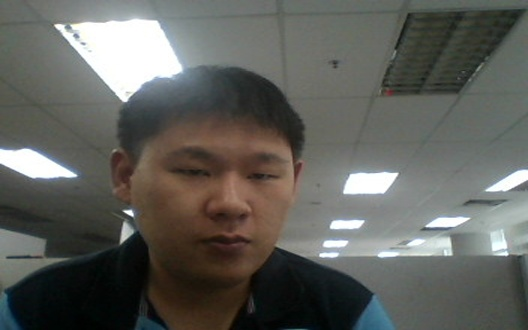
#> input picture src/data_base/alan (3rd copy)/img1.jpg, 528 x 330 px
$ python -i face_recognition.py   (imports and definitions only)
#> lines starting #> are read from the running program, lines starting #| are printed output that depends on the picture; after the words box and inside, x2 and y2 are one past the last pixel; in counts of white or black regions, pixels touching at a corner belong together
### src/camera_Class.py
import cv2


class FaceDetector(object):
	def __init__(self, xml_path):
		self.classifier = cv2.CascadeClassifier(xml_path)

	def detect(self, image, biggest_only=True):
		scale_factor = 1.1
		min_neighbors = 5
		min_size = (30,30)
		biggest_only = True
		flags = cv2.CASCADE_FIND_BIGGEST_OBJECT | cv2.CASCADE_DO_ROUGH_SEARCH if biggest_only else cv2.CASCADE_SCALE_IMAGE

		faces_coord = self.classifier.detectMultiScale(image,scaleFactor = scale_factor,minNeighbors = min_neighbors,minSize = min_size,flags = flags)
		return faces_coord

class VideoCamera(object):
	def __init__(self, index=0):
		self.video = cv2.VideoCapture(index)
		self.index = index
		print self.video.isOpened()

	def __del__(self):
		self.video.release()
		print "Camera closed"

	def get_frame(self, in_grayscale=False):
		_, frame = self.video.read()
		if in_grayscale:
			frame = cv2.cvtColor(frame,cv2.COLOR_BGR2GRAY)
		return frame

### src/face_recognition.py
#!/usr/bin/env python
import rospy
import cv2
import os
import numpy as np
import math
import ConfigParser
from create_csv import create_csv_func
from camera_Class import VideoCamera, FaceDetector

config_file = "/camera.cfg"
# [1 line not run here, left out]


# [29 lines of commented-out code are left out]

# [50 lines left out: functions read_Path, read_Size, draw_circle, not called in this run]

def cut_faces(image, faces_coord):
	faces = []
	for (x,y,w,h) in faces_coord:
		w_rm = int(0.2 * w/2)
		faces.append(image[y:y+h,x+w_rm:x+w-w_rm])
	return faces

def normalize_intensity(images):
	images_norm = []
	for image in images:
		is_color = len(image.shape) == 3
		if is_color:
			image = cv2.cvtColor(image,cv2.COLOR_BGR2GRAY)
		images_norm.append(cv2.equalizeHist(image))
		# cv2.imshow("image",image)
		# cv2.imshow("image_norm",images_norm[0])
		# cv2.waitKey(0)
	return images_norm

def resize(images, size=(200,200)):
	images_norm = []
	for image in images:
		if image.shape < size:
			image_norm = cv2.resize(image,size,interpolation=cv2.INTER_AREA)
		else:
			image_norm = cv2.resize(image,size,interpolation = cv2.INTER_CUBIC)
		images_norm.append(image_norm)
	return images_norm

def normalize_faces(frame, faces_coord):
	faces = cut_faces(frame, faces_coord)
	faces = normalize_intensity(faces)
	faces = resize(faces)
	return faces

def draw_rectangle(image,coords):
	for (x,y,w,h) in coords:
		w_rm = int(0.2*w/2)
		cv2.rectangle(image,(x+w_rm,y),(x+w-w_rm,y+h),(123,32,100),5)


# [16 lines left out: function collect_dataset, not called in this run]

def Capture(camera_path, imgNumbering = 20):
#> called with camera_path = 'data_base/alan (3rd copy)/img1.jpg', imgNumbering = 20
	webcam = VideoCamera(camera_path)
	detector = FaceDetector('haarcascade_frontalface_default.xml')

	folder = "images"
	path = os.path.dirname(os.path.dirname(os.path.abspath(__file__))) + "/" + folder
	subfolder = raw_input('Person: ').lower()
#> the answer given: data_base/alan (3rd copy)
	cv2.namedWindow("Capturing Images", cv2.WINDOW_AUTOSIZE)
	if not os.path.exists(path + '/' + subfolder):
		if os.path.exists(path):
			pass
		else:
			os.mkdir(path)
		os.mkdir(path +'/' + subfolder)

	new_path = path + '/' + subfolder

	count = len(os.listdir(new_path))

	counter = count + 1
	imgNumbering = count + imgNumbering
	timer = 0
	while counter < imgNumbering:
		frame = webcam.get_frame()
#> in get_frame, frame is the input picture: shape (330, 528, 3); mean B, G, R 91.5, 96.3, 95.7
		faces_coord = detector.detect(frame)
#> in detect, `faces_coord = self.classifier.detectMultiScale(image,scaleFactor = sca..`: faces_coord = [[141, 104, 175, 175]]
#> faces_coord = [[141, 104, 175, 175]]
		if len(faces_coord) and timer %700 == 50:
			faces = normalize_faces(frame, faces_coord)
			cv2.imwrite(new_path + '/img' + str(counter) + '.jpg',faces[0])
			cv2.imshow("Image saved: %d"%counter,faces[0])
			cv2.waitKey(20)
			cv2.destroyWindow("Image saved: %d"%(counter-1))
			counter += 1
		draw_rectangle(frame, faces_coord)
#> the loop in draw_rectangle, `for (x,y,w,h) in coords:` made 1 pass
#> (x, y, w, h, w_rm) on pass 1: (141, 104, 175, 175, 17)
#> after the loop in draw_rectangle, `for (x,y,w,h) in coords:`:
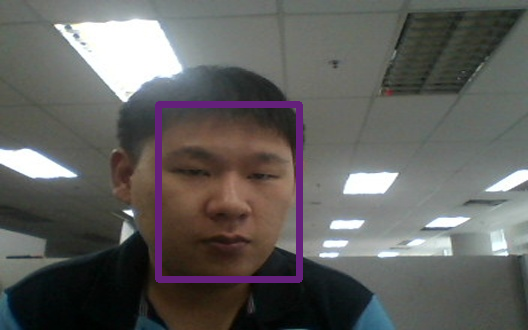
#> image: shape (330, 528, 3); 2.53% of pixels changed, all inside (x1, y1, x2, y2) = (155, 101, 303, 283)
		cv2.imshow("Capturing Images", frame)
		cv2.waitKey(20)
		timer += 50
		# if cv2.waitKey(20) & 0xFF == 27:
		# 	break
	cv2.destroyAllWindows()

	del webcam
	create_csv_func()

# [54 lines left out: function Recognition, not called in this run]

# [16 lines not run here, left out]


>>> result = Capture('data_base/alan (3rd copy)/img1.jpg')
